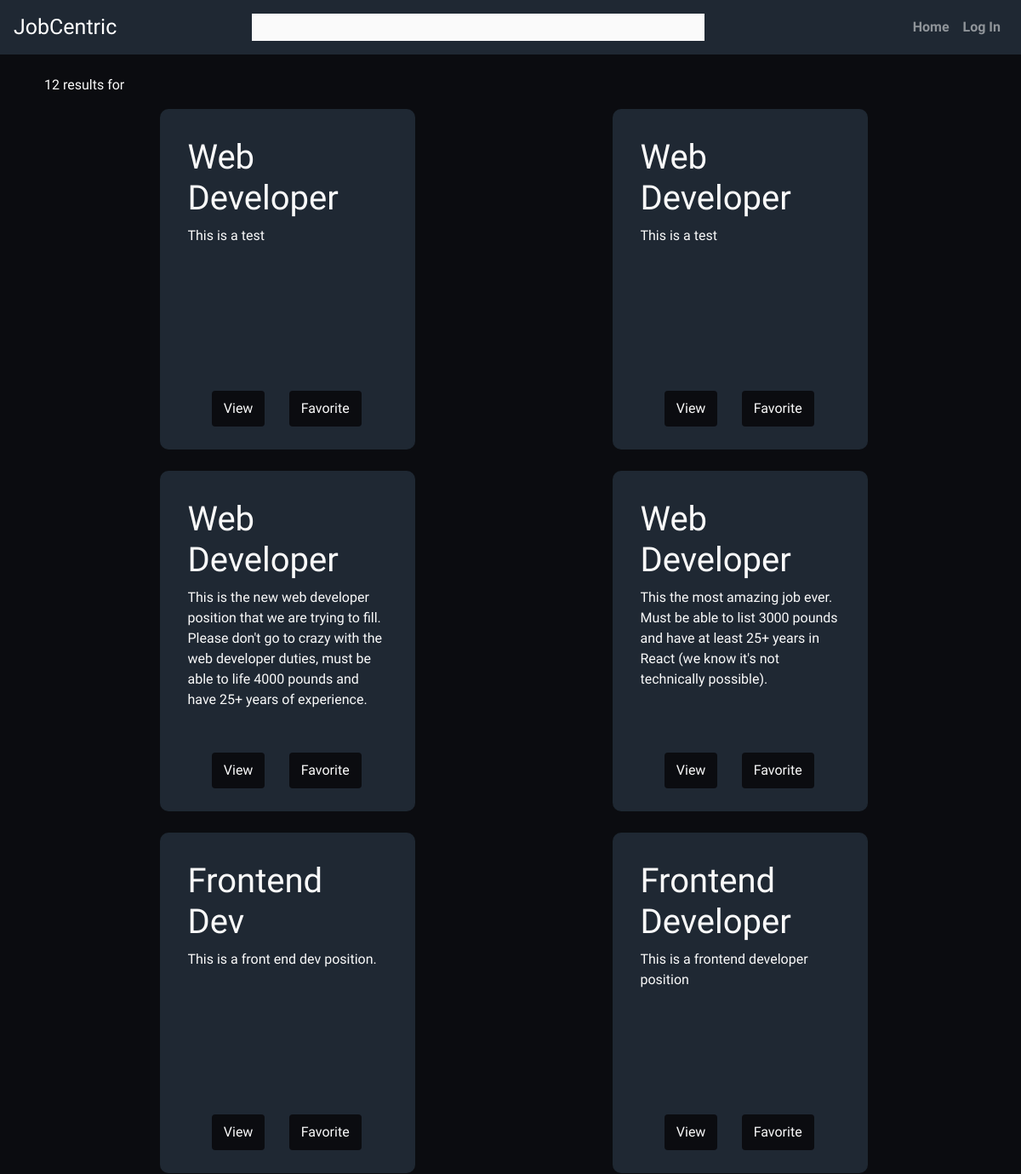
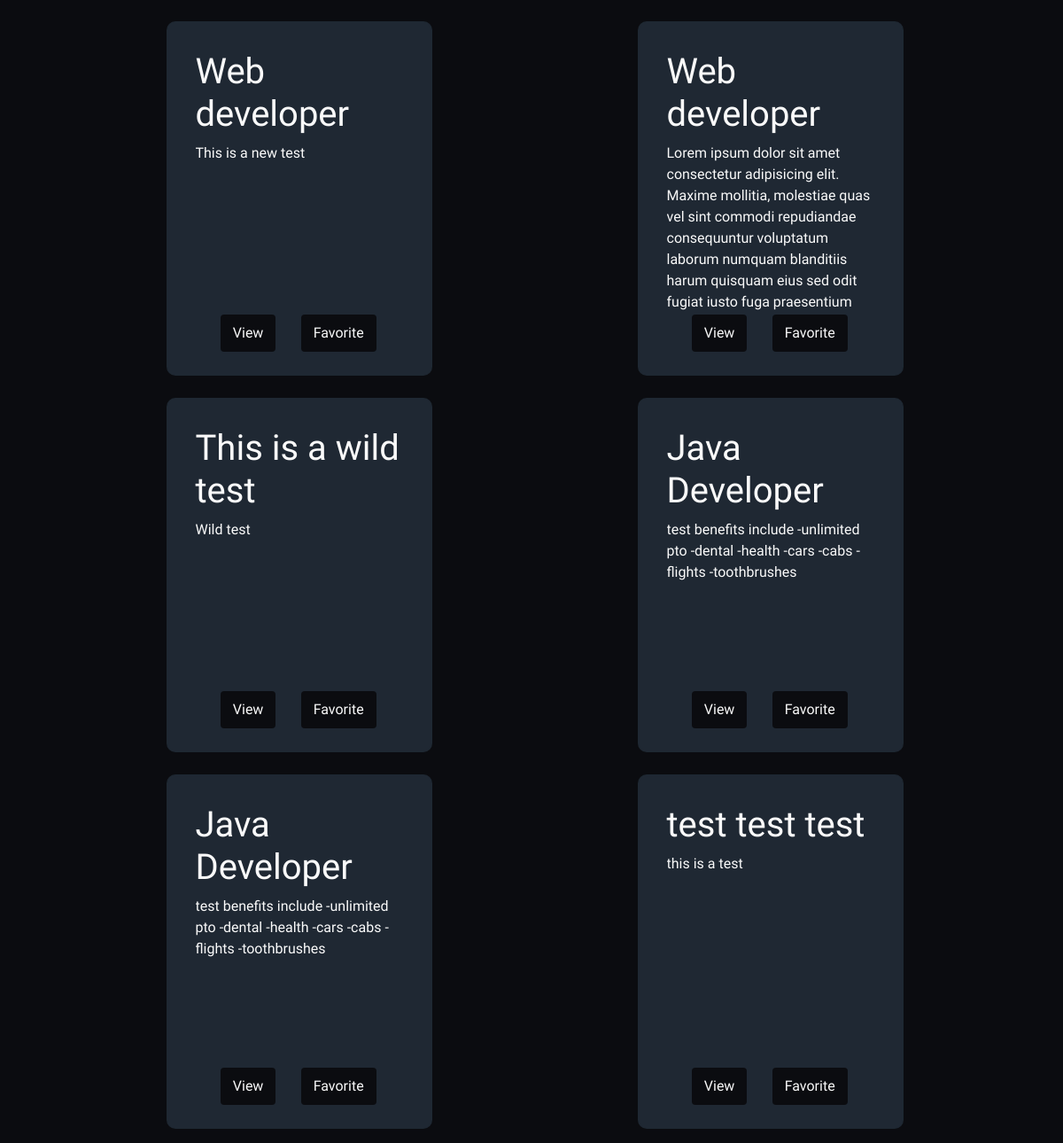
/search/, run on an earlier commit of the app's database (2 pictures, top to bottom).
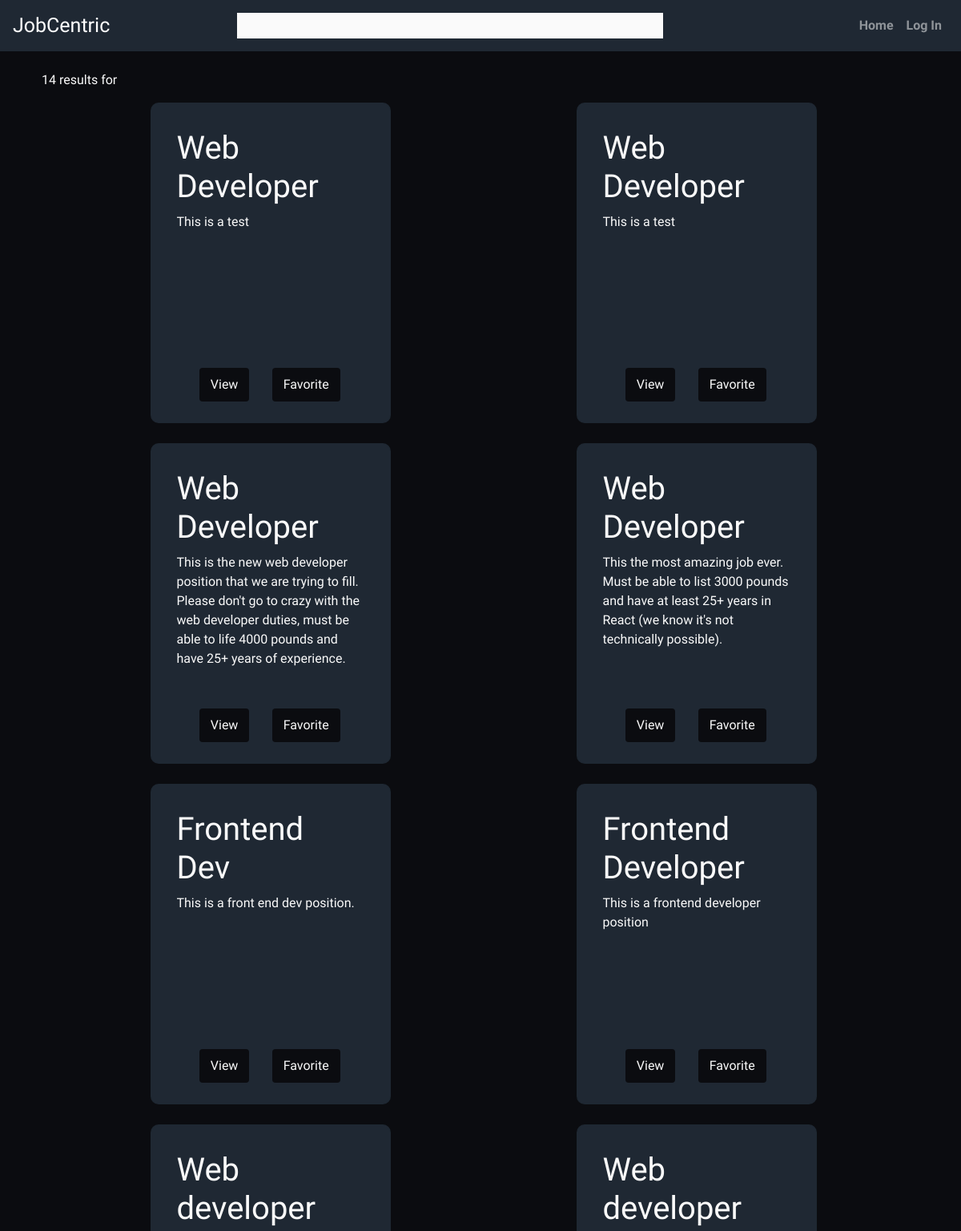
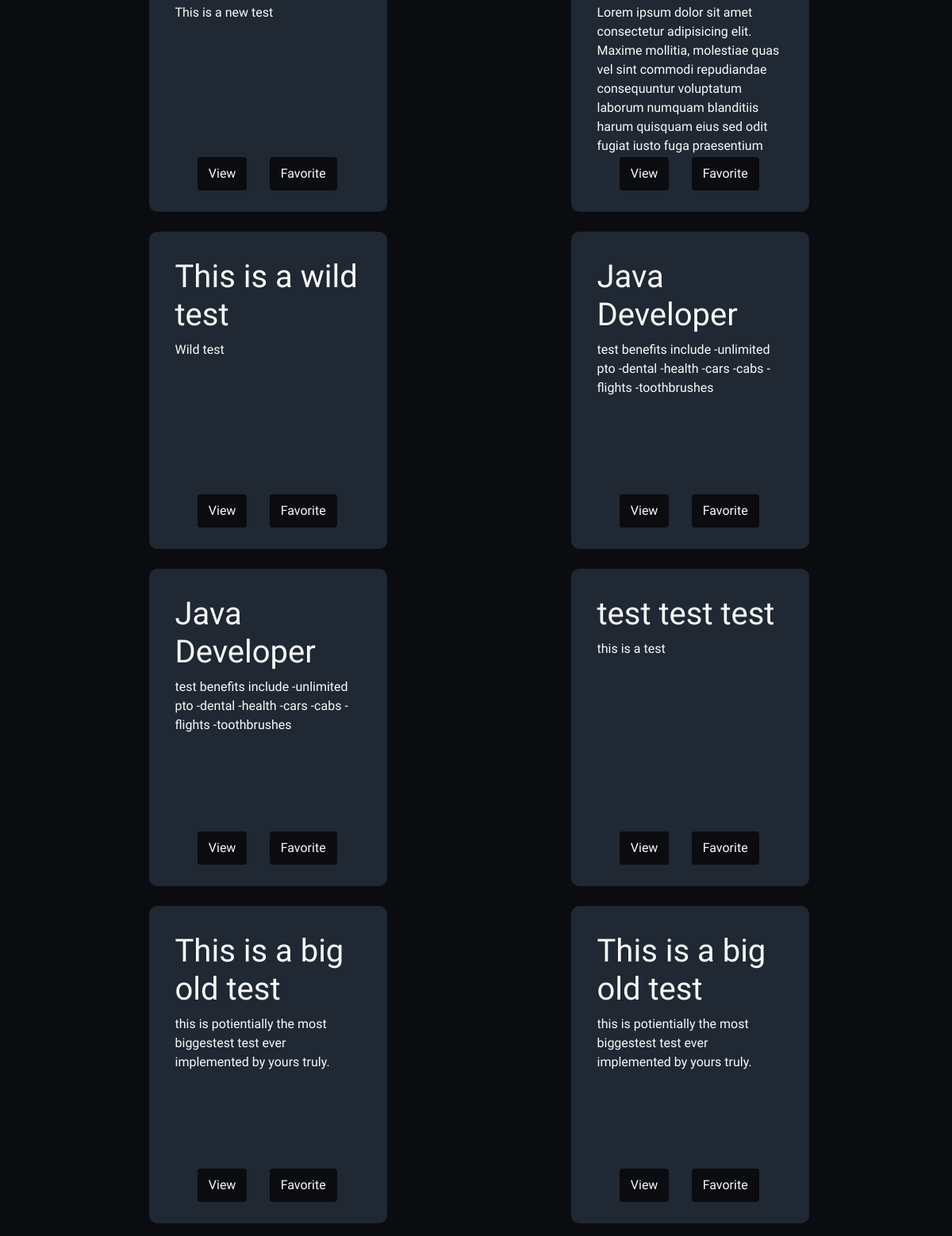
And on a later commit of the database (2 pictures, top to bottom).
### job/models.py (models this page shows)
class Listing(models.Model):
    user = models.ForeignKey(User, on_delete=models.CASCADE, related_name="listing_user", default=0)
    applicants = models.ManyToManyField(User, symmetrical=False, related_name="listing_applicants")
    accepted_apps = models.ManyToManyField(User, symmetrical=False, related_name="progress")
    interviewing_apps = models.ManyToManyField(User, symmetrical=False, related_name="interviewing")
    offer_extended_apps = models.ManyToManyField(User, symmetrical=False, related_name="offered")
    hired_apps = models.ManyToManyField(User, symmetrical=False, related_name="hired")
    denied_apps = models.ManyToManyField(User, symmetrical=False, related_name="denied")
    favorited_by = models.ManyToManyField(User, symmetrical=False, related_name="favorited_by")
    title = models.CharField(max_length=300)
    description = models.TextField(max_length=1500)
    location = models.CharField(max_length=150)
    job_type = models.CharField(choices=JOB_TYPE, max_length=1)
    category = models.CharField(choices=CATEGORY_TYPE, max_length=1, blank=True)
    compensation = models.CharField(choices=SALARY_TYPE, max_length=2)
    post_date = models.DateField(default=datetime.now().strftime("%Y-%m-%d"))
    is_open = models.BooleanField(default=True)
    def __str__(self):
        return self.title

### job/views.py (the view)
# urls.py: path("search/", job_views.search_view),
def search_view(request):
    template = 'search.html'
    keywords = request.GET.get('query', '')
    print(keywords)
    results = searchAlgo(keywords)
    context = {
        'results': results,
        'keywords': keywords,
    }
    return render(request, 'search.html', context)

### job/helpers.py (called while the page is built)
def searchAlgo(q):
    q_set = []
    keywords = q.lower()
    for listing in Listing.objects.all():
        title = listing.title.lower()
        if title.find(keywords) != -1:
            print(listing, "match")
            q_set.append(listing)
    print(q_set)
    return q_set

### templates/search.html
{% extends 'base_template.html' %}{% block content %}
<br />
<div class="search__container" style="padding-left: 7px; color:white;">
  <p>{{results|length}} results for <strong>{{keywords}}</strong></p>
  <div class="search-noads__container">
    {% for listing in results %}
    <div class="search-listing__container" style="color:white;">
      <h1>{{listing.title}}</h1>
      <p>{{listing.description}}</p>
      <div class="search-footer__container">
        <button id="search-footer__button">
          <a href="/listing/{{listing.id}}/">View</a>
        </button>
        <button id="search-footer__button">
          <a href="/favorite/{{listing.id}}/">{% if not favorite %}Favorite{% else %}Unfavorite{% endif %}</a>
        </button>
      </div>
    </div>
    {% endfor %}
  </div>
</div>
{% endblock %}

### templates/base_template.html (shortened to what this page needs)
{% load static %}
<!DOCTYPE html>
<html lang="en">
<head>
  <link rel="stylesheet" href="https://stackpath.bootstrapcdn.com/bootstrap/4.5.2/css/bootstrap.min.css"
 />
  <link rel="stylesheet" href="{% static 'index.css' %}" />
  <link rel="stylesheet" href="{% static 'listing.css' %}" />
  <link rel="stylesheet" href="{% static 'createListing.css' %}" />
  <link rel="stylesheet" href="{% static 'auth.css' %}" />
  <link rel="stylesheet" href="{% static 'search.css' %}" />
</head>
<body style="background-color: #0b0c10">
  <nav class="navbar navbar-expand-lg navbar-dark">
    {% if request.user.is_authenticated %}
    <a class="navbar-brand" id="logo" href="/search/" style="font-size: 25px;""
          >
          JobCentric</a
        >
    <div class=" search">
      <form method="GET" action="/search/" id="search__form">
        <input id="search__input" placeholder="Search for jobs..." name="query" type="text">
        <button type="submit" id="search-submit__button">
          Go
        </button>
      </form>
      </div>
      {% else %}
      <a class=" navbar-brand" href="/" style="font-size: 25px">JobCentric</a>
      <div class="search">
        <input id="search__input" type="text" />
      </div>
      {% endif %}
      <div class="collapse navbar-collapse justify-content-end" id="navbarNavAltMarkup">
        {% if request.user.is_authenticated %}
        <div class="navbar-nav">
          <a class="nav-link font-weight-bold" href="/create/">Post Job</a>
          {% if notifications %}
          <a class="nav-link font-weight-bold" href="/notifications/">Notifications
            <span class="badge badge-pill badge-light">{{notifications}}</span></a>
          {% else %}
          <a class="nav-link" href="/notifications/">Notifications</a>
          {% endif %}
          <a class="nav-link" href="/profile/{{request.user.username}}/">Profile</a>
          {% else %}
          <div class="navbar-nav">
            <a class="nav-link font-weight-bold" href="{% url 'home' %}">Home</a>
            <a class="nav-link font-weight-bold" href="/login/">Log In</a>
          </div>
          {% endif %}
        </div>
  </nav>
  <main class="container">{% block content %} {% endblock %}</main>
</body>
</html>

### static/index.css (style rules this page uses)
html, body { padding: none; margin: none; box-sizing: border-box; }
:root { --font-stack: "Raleway", sans-serif; --light-fontWeight: 100; --heavy-fontWeight: 400; --font-logo: "Montseratt", sans-serif; --background-color: #0b0c10; --light-color: #1f2833; --darker-color: rgb(31, 40, 51, 0.5); --offWhite: rgb(250, 250, 250); --offBlack: rgb(30, 30, 30); --card-padding: 2rem; --card-subContainer-borderRadius: 3px; --card-subContainer-padding: 1rem; --card-marginTop: 1.5rem; --container-borderRadius: 10px; --button-boxShadow: 0px 5px 10px var(--background-color); --button-transition: all 0.2s ease; --button-marginTop: 1rem; --button-padding: 0.5rem; }
h1, h2, h3, h4, h5, h6, p { font-family: var(--font-stack); font-weight: var(--light-fontWeight); color: var(--offWhite); }
a { font-family: var(--font-stack); font-weight: var(--heavy-fontWeight); cursor: pointer; }
nav { background-color: var(--light-color); }
.search { height: 100%; width: 70%; display: flex; justify-content: center; align-items: center; position: relative; }
#search__input { width: 65%; font-family: var(--font-stack); background-color: var(--offWhite); padding: 0.2rem; }

### static/createListing.css (style rules this page uses)
textarea, input, select { outline: none; border: 1px solid var(--offWhite); max-height: 35vh; }

### static/auth.css (style rules this page uses)
.auth__container h2, p { font-weight: var(--heavy-fontWeight); }
input { outline: none; border: 1px solid var(--offWhite); }

### static/search.css (style rules this page uses)
.search-noads__container { display: grid; grid-template-columns: repeat(3, 1fr); grid-gap: 50px; justify-items: center; padding: 0 2rem; margin-bottom: 1rem; }
.search-listing__container { background-color: var(--light-color); padding: var(--card-padding); border-radius: 10px; border: 1px solid var(--darker-color); height: 400px; width: 300px; position: relative; overflow: hidden; text-overflow: ellipsis; }
.search-listing__container p { height: 190px; overflow: hidden; }
.search-footer__container { margin: 1rem 0rem; position: absolute; display: flex; justify-content: space-evenly; width: 78%; bottom: 10px; }
#search-footer__button { margin-top: 1rem; transition: var(--button-transition); border: none; background: var(--background-color); border-radius: 4px; cursor: pointer; }
#search-footer__button a { outline: none; color: rgb(250, 250, 250); display: inline-block; position: relative; z-index: 1; margin: 0; padding: var(--button-padding); }
@media screen and (max-width: 1200px) { .search-noads__container { grid-template-columns: 1fr 1fr; grid-gap: 25px; } }

What changed in the data, as far as the page shows it:
added Listing: title "This is a big old test", description "this is potientially the most biggestest test ever implemented by yours truly."
added Listing: title "This is a big old test", description "this is potientially the most biggestest test ever implemented by yours truly."
Also different on the page:
{{ results|length }}: "12" → "14"
